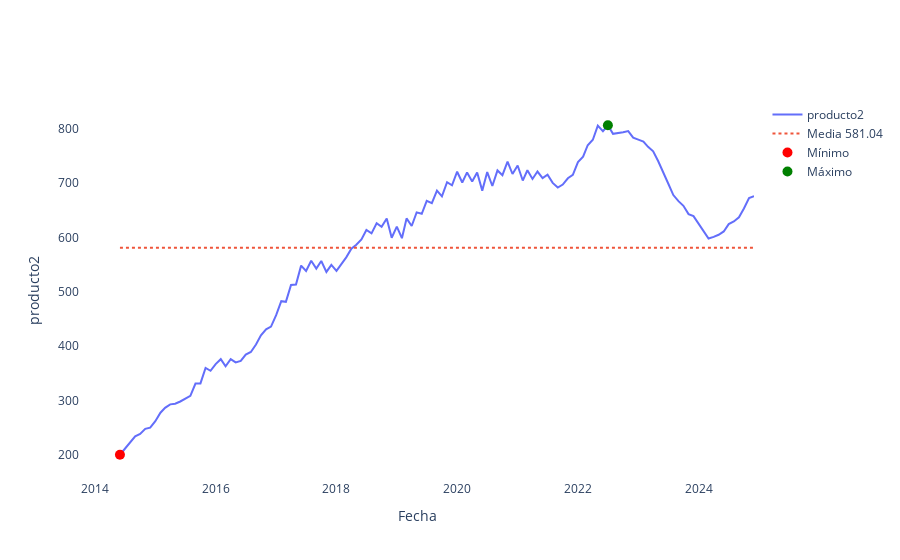

The notebook cell this image was saved under:
### Markdown cell above
## EDA para el producto 2 y su comportamiento a través del tiempo

### Code cell
# Se grafica la serie temporal de la columna "producto2"
plot_time_series(
    df=df,
    date_col="mes",
    value_col="producto2",
    x_label="Fecha",
    y_label="producto2",
    title="",
    html_path=os.path.join(html_dir, "EDA_producto2.html"),png_path=os.path.join(html_dir, "EDA_producto2.png")
)
